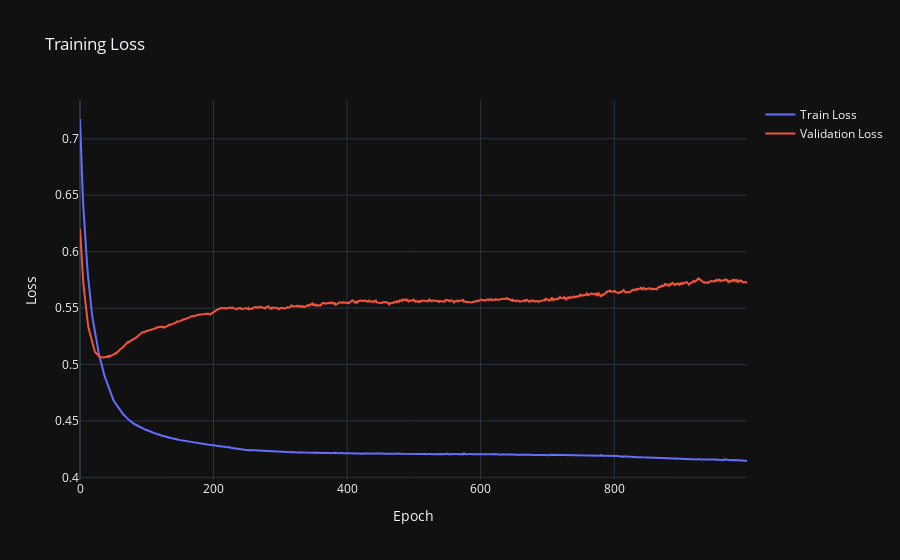
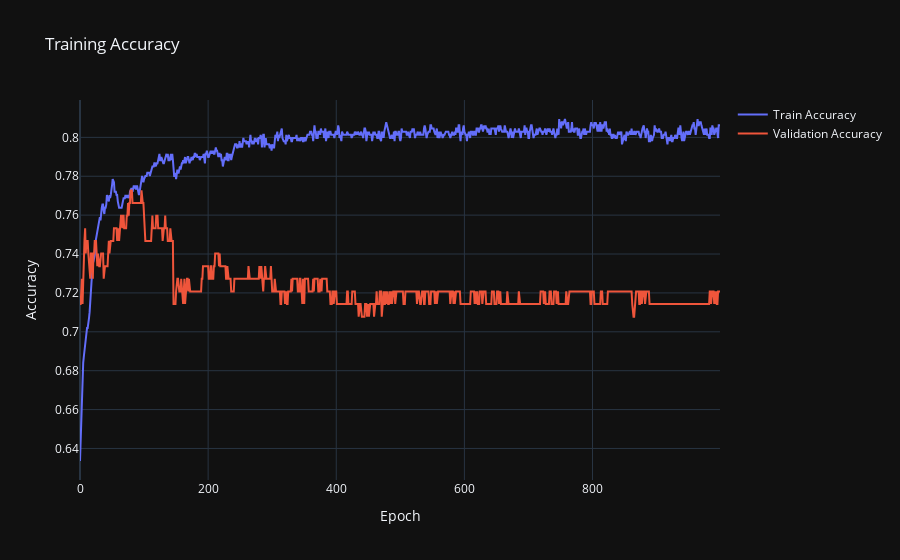

Notebook source saved alongside these figures, in order:
### Code cell
# Plot the training history
fig = go.Figure()
fig.add_trace(go.Scatter(y=history.history['loss'], mode='lines', name='Train Loss'))
fig.add_trace(go.Scatter(y=history.history['val_loss'], mode='lines', name='Validation Loss'))
fig.update_layout(title='Training Loss', xaxis_title='Epoch', yaxis_title='Loss')
fig.show()
pyo.plot(fig, filename='TrainingLoss.html', auto_open=False)

fig = go.Figure()
fig.add_trace(go.Scatter(y=history.history['acc'], mode='lines', name='Train Accuracy'))
fig.add_trace(go.Scatter(y=history.history['val_acc'], mode='lines', name='Validation Accuracy'))
fig.update_layout(title='Training Accuracy', xaxis_title='Epoch', yaxis_title='Accuracy')
fig.show()
pyo.plot(fig, filename='TrainingAccuracy.html', auto_open=False)

### Figure 1 — Plotly figure (JSON) as saved in the notebook; plotly's stock layout.template omitted (floating-point values rounded to 4 significant figures; data arrays with more than 128 entries replaced by an {"elided": "..."} marker saying what was removed)
{"data": [{"mode": "lines", "name": "Train Loss", "y": {"elided": "1000 float values"}, "type": "scatter"}, {"mode": "lines", "name": "Validation Loss", "y": {"elided": "1000 float values"}, "type": "scatter"}], "layout": {"title": {"text": "Training Loss"}, "xaxis": {"title": {"text": "Epoch"}}, "yaxis": {"title": {"text": "Loss"}}}}

### Figure 2 — Plotly figure (JSON) as saved in the notebook; plotly's stock layout.template omitted (floating-point values rounded to 4 significant figures; data arrays with more than 128 entries replaced by an {"elided": "..."} marker saying what was removed)
{"data": [{"mode": "lines", "name": "Train Accuracy", "y": {"elided": "1000 float values"}, "type": "scatter"}, {"mode": "lines", "name": "Validation Accuracy", "y": {"elided": "1000 float values"}, "type": "scatter"}], "layout": {"title": {"text": "Training Accuracy"}, "xaxis": {"title": {"text": "Epoch"}}, "yaxis": {"title": {"text": "Accuracy"}}}}
